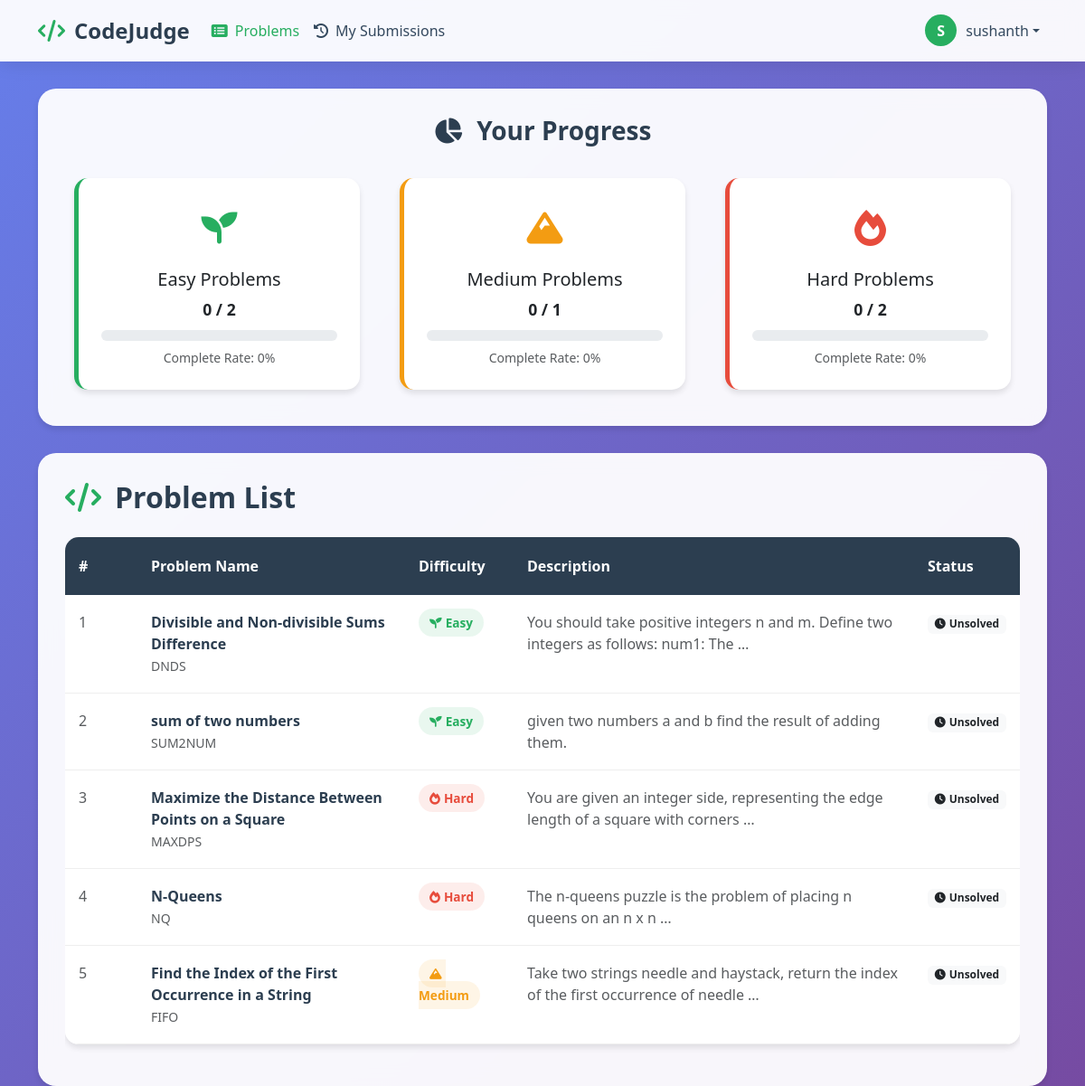
The app's page /problems/ (signed in) with its own data.
### core/models.py (models this page shows, shortened)
class Problem(models.Model):
    DIFFICULTY = (('E','Easy'),('M','Medium'),('H','Hard'))
    name = models.CharField(max_length=100)
    short_code = models.CharField(max_length=40,unique=True)
    statement = models.TextField()
    difficulty = models.CharField(max_length=1,choices=DIFFICULTY)

### core/views.py (the view, shortened to what this page needs)
# urls.py: path('', problems_list, name='problems_list'),  # This handles /problems/
def problems_list(request):
    problems = Problem.objects.all().order_by('difficulty', 'name')
    context = {
        'problems': problems,
        'easy_count': problems.filter(difficulty='E').count(),
        'medium_count': problems.filter(difficulty='M').count(),
        'hard_count': problems.filter(difficulty='H').count(),
    }
    if request.user.is_authenticated:
        accepted_submissions = Submission.objects.filter(
            user=request.user,
            verdict='AC'
        ).values_list('problem__short_code', flat=True).distinct()
        solved_problems = set(accepted_submissions)
        easy_solved = 0
        medium_solved = 0
        hard_solved = 0
        for problem in problems:
            if problem.short_code in solved_problems:
                if problem.difficulty == 'E':
                    easy_solved += 1
                elif problem.difficulty == 'M':
                    medium_solved += 1
                elif problem.difficulty == 'H':
                    hard_solved += 1
        user_progress = {
            'solved_problems': solved_problems,
            'easy_completed': easy_solved,
            'medium_completed': medium_solved,
            'hard_completed': hard_solved,
        }
        context['user_progress'] = user_progress
    return render(request, 'problem_list.html', context)

### core/templates/problem_list.html (shortened to what this page needs)
{% load static %}
<!DOCTYPE html>
<html lang="en">
<head>
    <link href="https://cdn.jsdelivr.net/npm/bootstrap@5.3.0/dist/css/bootstrap.min.css" rel="stylesheet">
    <link href="https://cdnjs.cloudflare.com/ajax/libs/font-awesome/6.0.0/css/all.min.css" rel="stylesheet">
</head>
<body>
    <nav class="navbar navbar-expand-lg custom-navbar sticky-top">
        <div class="container">
            <a class="navbar-brand" href="{% url 'core:problems_list' %}">
                <i class="fas fa-code"></i>CodeJudge
            </a>
            <div class="collapse navbar-collapse" id="navbarNav">
                <ul class="navbar-nav me-auto">
                    <li class="nav-item">
                        <a class="nav-link active" href="{% url 'core:problems_list' %}">
                            <i class="fas fa-list-alt me-2"></i>Problems
                        </a>
                    </li>
                    {% if user.is_authenticated %}
                    <li class="nav-item">
                        <a class="nav-link" href="{% url 'core:submissions_list' %}">
                            <i class="fas fa-history me-2"></i>My Submissions
                        </a>
                    </li>
                    {% endif %}
                </ul>
                <ul class="navbar-nav">
                    {% if user.is_authenticated %}
                    <li class="nav-item dropdown">
                        <a class="nav-link dropdown-toggle user-profile" href="#" id="navbarDropdown" role="button" data-bs-toggle="dropdown">
                            <div class="user-avatar">
                                {{ user.username|first|upper }}
                            </div>
                            {{ user.username }}
                        </a>
                    </li>
                    {% endif %}
                </ul>
            </div>
        </div>
    </nav>
    <div class="container">
        {% if user.is_authenticated %}
        <div class="progress-section animate-fade-up">
            <h3 class="progress-title">
                <i class="fas fa-chart-pie me-3"></i>Your Progress
            </h3>
            <div class="row">
                <div class="col-md-4">
                    <div class="difficulty-card difficulty-easy text-center">
                        <div class="difficulty-icon easy-icon">
                            <i class="fas fa-seedling"></i>
                        </div>
                        <h5>Easy Problems</h5>
                        <div class="difficulty-stats">
                            <span id="easy-completed">{{ user_progress.easy_completed }}</span> / {{ easy_count }}
                        </div>
                        <div class="progress-bar-custom">
                        </div>
                        <small class="text-muted mt-2 d-block">
                            Complete Rate:
                            {% if easy_count > 0 %}
                                {% widthratio user_progress.easy_completed easy_count 100 %}%
                            {% else %}
                                0%
                            {% endif %}
                        </small>
                    </div>
                </div>
                <div class="col-md-4">
                    <div class="difficulty-card difficulty-medium text-center">
                        <div class="difficulty-icon medium-icon">
                            <i class="fas fa-mountain"></i>
                        </div>
                        <h5>Medium Problems</h5>
                        <div class="difficulty-stats">
                            <span id="medium-completed">{{ user_progress.medium_completed }}</span> / {{ medium_count }}
                        </div>
                        <div class="progress-bar-custom">
                        </div>
                        <small class="text-muted mt-2 d-block">
                            Complete Rate:
                            {% if medium_count > 0 %}
                                {% widthratio user_progress.medium_completed medium_count 100 %}%
                            {% else %}
                                0%
                            {% endif %}
                        </small>
                    </div>
                </div>
                <div class="col-md-4">
                    <div class="difficulty-card difficulty-hard text-center">
                        <div class="difficulty-icon hard-icon">
                            <i class="fas fa-fire"></i>
                        </div>
                        <h5>Hard Problems</h5>
                        <div class="difficulty-stats">
                            <span id="hard-completed">{{ user_progress.hard_completed }}</span> / {{ hard_count }}
                        </div>
                        <div class="progress-bar-custom">
                        </div>
                        <small class="text-muted mt-2 d-block">
                            Complete Rate:
                            {% if hard_count > 0 %}
                                {% widthratio user_progress.hard_completed hard_count 100 %}%
                            {% else %}
                                0%
                            {% endif %}
                        </small>
                    </div>
                </div>
            </div>
        </div>
        {% endif %}
        <div class="problems-section animate-fade-up">
            <h2 class="section-title">
                <i class="fas fa-code"></i>Problem List
            </h2>
            <div class="table-responsive">
                <table class="table">
                    <thead>
                        <tr>
                            <th style="width: 80px;">#</th>
                            <th>Problem Name</th>
                            <th style="width: 120px;">Difficulty</th>
                            <th>Description</th>
                            <th style="width: 100px;">Status</th>
                        </tr>
                    </thead>
                    <tbody>
                        {% for problem in problems %}
                        <tr class="problem-row {% if problem.short_code in user_progress.solved_problems %}solved-row{% endif %}" data-url="{% url 'core:problem_detail' problem.short_code %}">
                            <td class="text-muted">{{ forloop.counter }}</td>
                            <td>
                                <a href="{% url 'core:problem_detail' problem.short_code %}" class="problem-name">
                                    {{ problem.name }}
                                </a>
                                <br>
                                <small class="text-muted">{{ problem.short_code }}</small>
                            </td>
                            <td>
                                {% if problem.difficulty == 'E' %}
                                    <span class="difficulty-badge badge-easy">
                                        <i class="fas fa-seedling me-1"></i>Easy
                                    </span>
                                {% elif problem.difficulty == 'M' %}
                                    <span class="difficulty-badge badge-medium">
                                        <i class="fas fa-mountain me-1"></i>Medium
                                    </span>
                                {% else %}
                                    <span class="difficulty-badge badge-hard">
                                        <i class="fas fa-fire me-1"></i>Hard
                                    </span>
                                {% endif %}
                            </td>
                            <td>
                                <span class="text-muted">
                                    {{ problem.statement|truncatewords:15 }}
                                </span>
                            </td>
                            <td>
                                {% if problem.short_code in user_progress.solved_problems %}
                                    <span class="badge bg-success">
                                        <i class="fas fa-check me-1"></i>Solved
                                    </span>
                                {% else %}
                                    <span class="badge bg-light text-dark">
                                        <i class="fas fa-clock me-1"></i>Unsolved
                                    </span>
                                {% endif %}
                            </td>
                        </tr>
                        {% endfor %}
                    </tbody>
                </table>
            </div>
        </div>
    </div>
</body>
</html>

### core/templates/problem_list.html (style rules this page uses)
:root { --primary-color: #2c3e50; --secondary-color: #34495e; --success-color: #27ae60; --warning-color: #f39c12; --danger-color: #e74c3c; --light-bg: #ecf0f1; --card-shadow: 0 4px 6px rgba(0, 0, 0, 0.1); }
body { background: linear-gradient(135deg, #667eea 0%, #764ba2 100%); min-height: 100vh; font-family: 'Segoe UI', Tahoma, Geneva, Verdana, sans-serif; }
.custom-navbar { background: rgba(255, 255, 255, 0.95); backdrop-filter: blur(10px); box-shadow: 0 2px 20px rgba(0, 0, 0, 0.1); border-bottom: 1px solid rgba(255, 255, 255, 0.2); }
.navbar-brand { font-weight: 700; font-size: 1.5rem; color: var(--primary-color) !important; }
.navbar-brand i { margin-right: 10px; color: var(--success-color); }
.nav-link { font-weight: 500; color: var(--secondary-color) !important; transition: all 0.3s ease; }
.nav-link.active { color: var(--success-color) !important; }
.progress-section { background: rgba(255, 255, 255, 0.95); backdrop-filter: blur(10px); border-radius: 20px; padding: 30px; margin: 30px 0; box-shadow: var(--card-shadow); }
.progress-title { color: var(--primary-color); font-weight: 700; margin-bottom: 25px; text-align: center; }
.difficulty-card { background: white; border-radius: 15px; padding: 25px; margin: 10px; box-shadow: var(--card-shadow); transition: all 0.3s ease; border-left: 5px solid; }
.difficulty-easy { border-left-color: var(--success-color); }
.difficulty-medium { border-left-color: var(--warning-color); }
.difficulty-hard { border-left-color: var(--danger-color); }
.difficulty-icon { font-size: 2.5rem; margin-bottom: 15px; }
.easy-icon { color: var(--success-color); }
.medium-icon { color: var(--warning-color); }
.hard-icon { color: var(--danger-color); }
.difficulty-stats { font-size: 1.1rem; font-weight: 600; margin-bottom: 10px; }
.progress-bar-custom { height: 12px; border-radius: 10px; background-color: #e9ecef; overflow: hidden; }
.problems-section { background: rgba(255, 255, 255, 0.95); backdrop-filter: blur(10px); border-radius: 20px; padding: 30px; box-shadow: var(--card-shadow); }
.section-title { color: var(--primary-color); font-weight: 700; margin-bottom: 25px; display: flex; align-items: center; }
.section-title i { margin-right: 15px; color: var(--success-color); }
.table { background: white; border-radius: 15px; overflow: hidden; box-shadow: var(--card-shadow); }
.table thead th { background: var(--primary-color); color: #fff; font-weight: 600; border: none; padding: 20px 15px; }
.table tbody td { padding: 18px 15px; border: none; border-bottom: 1px solid #eee; }
.difficulty-badge { padding: 6px 12px; border-radius: 20px; font-size: 0.85rem; font-weight: 600; }
.badge-easy { background: rgba(39, 174, 96, 0.1); color: var(--success-color); }
.badge-medium { background: rgba(243, 156, 18, 0.1); color: var(--warning-color); }
.badge-hard { background: rgba(231, 76, 60, 0.1); color: var(--danger-color); }
.problem-row { transition: all 0.3s ease; cursor: pointer; }
.problem-name { font-weight: 600; color: var(--primary-color); text-decoration: none !important; }
.user-profile { display: flex; align-items: center; }
.user-avatar { width: 35px; height: 35px; border-radius: 50%; background: var(--success-color); display: flex; align-items: center; justify-content: center; color: white; font-weight: 600; margin-right: 10px; }
.animate-fade-up { animation: fadeInUp 0.6s ease-out; }

### records on screen
Problem: name "Divisible and Non-divisible Sums Difference", short_code "DNDS", difficulty "E" (drawn), statement "You should take positive integers n and m. Define two integers as follows: num1: The …", shows "Unsolved"
Problem: name "sum of two numbers", short_code "SUM2NUM", difficulty "E" (drawn), statement "given two numbers a and b find the result of adding them.", shows "Unsolved"
Problem: name "Maximize the Distance Between Points on a Square", short_code "MAXDPS", difficulty "H" (drawn), statement "You are given an integer side, representing the edge length of a square with corners …", shows "Unsolved"
Problem: name "N-Queens", short_code "NQ", difficulty "H" (drawn), statement "The n-queens puzzle is the problem of placing n queens on an n x n …", shows "Unsolved"
Problem: name "Find the Index of the First Occurrence in a String", short_code "FIFO", difficulty "M" (drawn), statement "Take two strings needle and haystack, return the index of the first occurrence of needle …", shows "Unsolved"

### other values on screen
{{ user.username|first|upper }} "S"
{{ user.username }} "sushanth"
{{ user_progress.easy_completed }} "0"
{{ easy_count }} "2"
{{ user_progress.medium_completed }} "0"
{{ medium_count }} "1"
{{ user_progress.hard_completed }} "0"
{{ hard_count }} "2"
